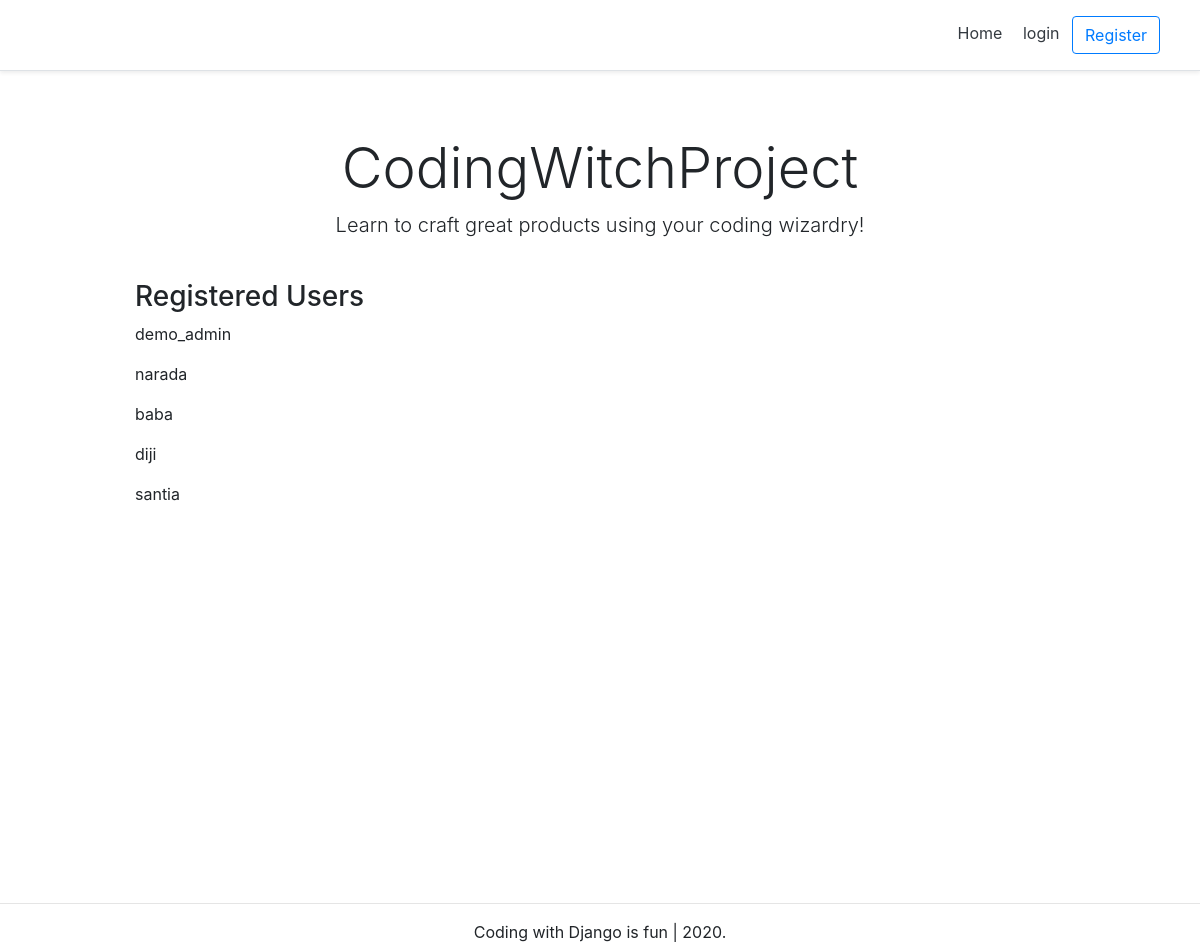
Before: / with the older database file.
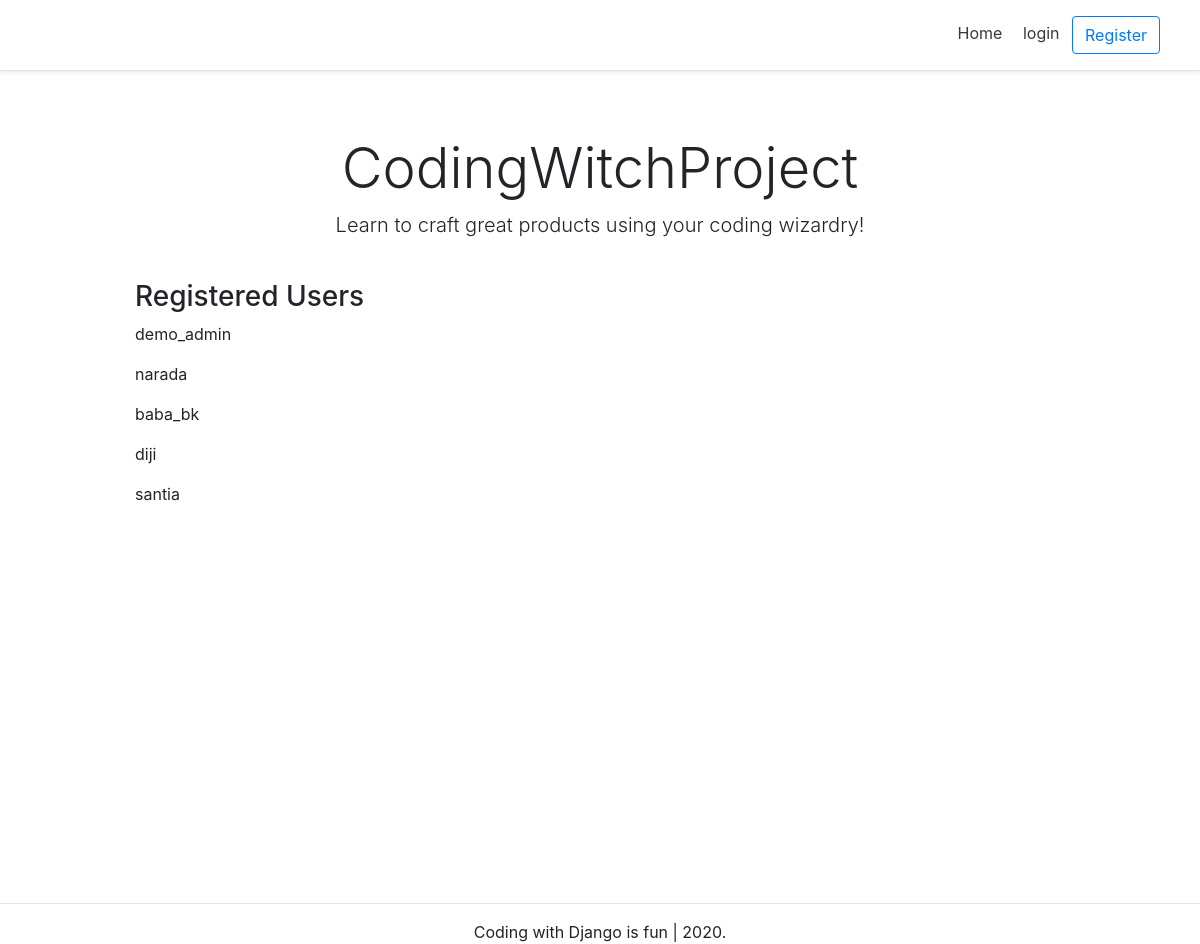
After: the same page with the newer database file.
### account/models.py (models this page shows, shortened)
class Account(AbstractBaseUser):
    email               = models.EmailField(verbose_name="email", max_length=60, unique=True)
    username            = models.CharField(max_length=30, unique=True)
    date_joined         = models.DateTimeField(verbose_name="date joined",auto_now_add=True)
    last_login          = models.DateTimeField(verbose_name="last login", auto_now=True)
    is_admin            = models.BooleanField(default=False)
    is_active           = models.BooleanField(default=True)
    is_staff            = models.BooleanField(default=False)
    is_superuser        = models.BooleanField(default=False)
    USERNAME_FIELD = 'email'
    REQUIRED_FIELDS = ['username',]
    objects = MyAccountManager()

### personal/views.py (the view)
# urls.py: path('', home_screen_view, name='home'),
def home_screen_view(request):
    users = Account.objects.all()
    context = {'users': users}
    return render(request, 'personal/home.html', context)

### personal/templates/personal/home.html
{% extends "base.html" %}
{% block content %}
<div class="pricing-header px-3 py-3 pt-md-5 pb-md-4 mx-auto text-center">
    <h1 class="display-4">CodingWitchProject</h1>
    <p class="lead">Learn to craft great products using your coding wizardry!</p>
</div>
<div class="container">
    <div class="d-flex flex-column">
        <h3>Registered Users</h3>
    {% for user in users %}
        <p>{{ user.username }}</p>
    {% endfor %}
    </div>
</div>
{% endblock content %}

Changed rows visible on the page:
changed Account: username "baba" → "baba_bk"
